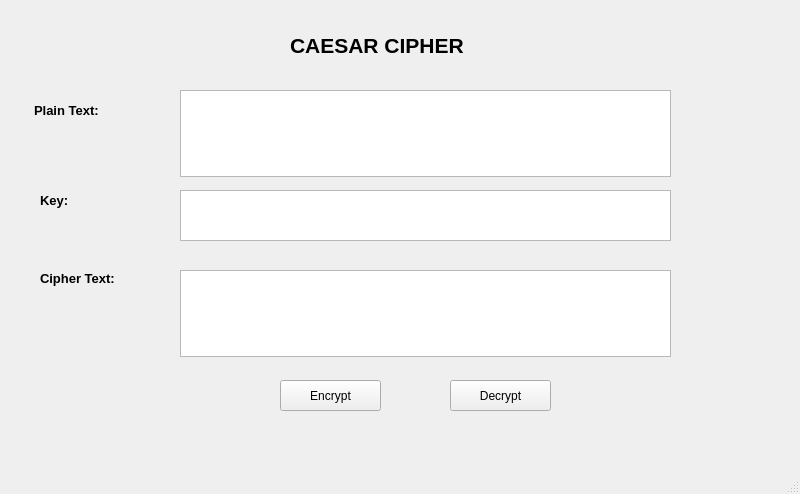
<?xml version="1.0" encoding="UTF-8"?>
<ui version="4.0">
 <class>MainWindow</class>
 <widget class="QMainWindow" name="MainWindow">
  <property name="geometry">
   <rect>
    <x>0</x>
    <y>0</y>
    <width>800</width>
    <height>494</height>
   </rect>
  </property>
  <property name="windowTitle">
   <string>MainWindow</string>
  </property>
  <widget class="QWidget" name="centralwidget">
   <widget class="QLabel" name="label">
    <property name="geometry">
     <rect>
      <x>34</x>
      <y>95</y>
      <width>101</width>
      <height>31</height>
     </rect>
    </property>
    <property name="font">
     <font>
      <pointsize>10</pointsize>
      <weight>75</weight>
      <bold>true</bold>
     </font>
    </property>
    <property name="text">
     <string>Plain Text:</string>
    </property>
   </widget>
   <widget class="QLabel" name="label_2">
    <property name="geometry">
     <rect>
      <x>40</x>
      <y>190</y>
      <width>55</width>
      <height>21</height>
     </rect>
    </property>
    <property name="font">
     <font>
      <pointsize>10</pointsize>
      <weight>75</weight>
      <bold>true</bold>
     </font>
    </property>
    <property name="text">
     <string>Key:</string>
    </property>
   </widget>
   <widget class="QLabel" name="label_3">
    <property name="geometry">
     <rect>
      <x>40</x>
      <y>270</y>
      <width>111</width>
      <height>16</height>
     </rect>
    </property>
    <property name="font">
     <font>
      <pointsize>10</pointsize>
      <weight>75</weight>
      <bold>true</bold>
     </font>
    </property>
    <property name="text">
     <string>Cipher Text:</string>
    </property>
   </widget>
   <widget class="QLabel" name="label_4">
    <property name="geometry">
     <rect>
      <x>290</x>
      <y>30</y>
      <width>231</width>
      <height>31</height>
     </rect>
    </property>
    <property name="font">
     <font>
      <pointsize>16</pointsize>
      <weight>75</weight>
      <bold>true</bold>
     </font>
    </property>
    <property name="text">
     <string>CAESAR CIPHER</string>
    </property>
   </widget>
   <widget class="QPlainTextEdit" name="txt_plaintext">
    <property name="geometry">
     <rect>
      <x>180</x>
      <y>90</y>
      <width>491</width>
      <height>87</height>
     </rect>
    </property>
   </widget>
   <widget class="QPlainTextEdit" name="txt_key">
    <property name="geometry">
     <rect>
      <x>180</x>
      <y>190</y>
      <width>491</width>
      <height>51</height>
     </rect>
    </property>
   </widget>
   <widget class="QPlainTextEdit" name="txt_ciphertext">
    <property name="geometry">
     <rect>
      <x>180</x>
      <y>270</y>
      <width>491</width>
      <height>87</height>
     </rect>
    </property>
   </widget>
   <widget class="QToolButton" name="btn_encrypt">
    <property name="geometry">
     <rect>
      <x>280</x>
      <y>380</y>
      <width>101</width>
      <height>31</height>
     </rect>
    </property>
    <property name="text">
     <string>Encrypt</string>
    </property>
   </widget>
   <widget class="QToolButton" name="btn_decrypt">
    <property name="geometry">
     <rect>
      <x>450</x>
      <y>380</y>
      <width>101</width>
      <height>31</height>
     </rect>
    </property>
    <property name="text">
     <string>Decrypt</string>
    </property>
   </widget>
  </widget>
  <widget class="QMenuBar" name="menubar">
   <property name="geometry">
    <rect>
     <x>0</x>
     <y>0</y>
     <width>800</width>
     <height>26</height>
    </rect>
   </property>
  </widget>
  <widget class="QStatusBar" name="statusbar"/>
 </widget>
 <resources/>
 <connections/>
</ui>
